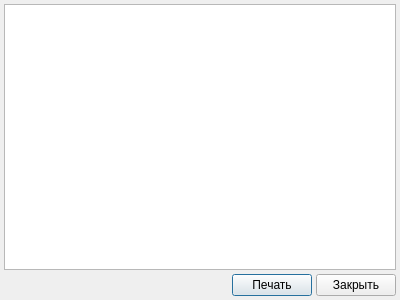
<?xml version="1.0" encoding="UTF-8"?>
<ui version="4.0">
 <class>RelatedEventListDialog</class>
 <widget class="QDialog" name="RelatedEventListDialog">
  <property name="geometry">
   <rect>
    <x>0</x>
    <y>0</y>
    <width>400</width>
    <height>300</height>
   </rect>
  </property>
  <property name="windowTitle">
   <string>Связанные события</string>
  </property>
  <layout class="QGridLayout" name="gridLayout">
   <property name="margin">
    <number>4</number>
   </property>
   <property name="spacing">
    <number>4</number>
   </property>
   <item row="0" column="0" colspan="3">
    <widget class="CTableView" name="tblRelatedEventList"/>
   </item>
   <item row="1" column="0">
    <spacer name="horizontalSpacer">
     <property name="orientation">
      <enum>Qt::Horizontal</enum>
     </property>
     <property name="sizeHint" stdset="0">
      <size>
       <width>221</width>
       <height>20</height>
      </size>
     </property>
    </spacer>
   </item>
   <item row="1" column="1">
    <widget class="QPushButton" name="btnPrint">
     <property name="text">
      <string>Печать</string>
     </property>
    </widget>
   </item>
   <item row="1" column="2">
    <widget class="QPushButton" name="btnClose">
     <property name="text">
      <string>Закрыть</string>
     </property>
    </widget>
   </item>
  </layout>
 </widget>
 <customwidgets>
  <customwidget>
   <class>CTableView</class>
   <extends>QTableView</extends>
   <header>library/TableView.h</header>
  </customwidget>
 </customwidgets>
 <resources/>
 <connections/>
</ui>
